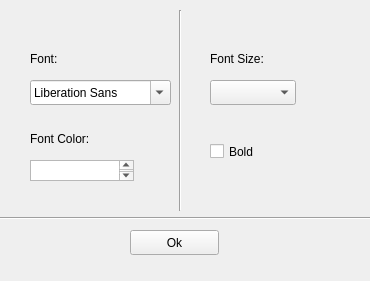
<?xml version="1.0" encoding="UTF-8"?>
<ui version="4.0">
 <class>FontWindow</class>
 <widget class="QWidget" name="FontWindow">
  <property name="geometry">
   <rect>
    <x>0</x>
    <y>0</y>
    <width>370</width>
    <height>281</height>
   </rect>
  </property>
  <property name="windowTitle">
   <string>Form</string>
  </property>
  <widget class="QLabel" name="label">
   <property name="geometry">
    <rect>
     <x>210</x>
     <y>50</y>
     <width>67</width>
     <height>17</height>
    </rect>
   </property>
   <property name="text">
    <string>Font Size:</string>
   </property>
  </widget>
  <widget class="Line" name="line">
   <property name="geometry">
    <rect>
     <x>170</x>
     <y>10</y>
     <width>20</width>
     <height>201</height>
    </rect>
   </property>
   <property name="orientation">
    <enum>Qt::Vertical</enum>
   </property>
  </widget>
  <widget class="QFontComboBox" name="fontComboBox">
   <property name="geometry">
    <rect>
     <x>30</x>
     <y>80</y>
     <width>141</width>
     <height>25</height>
    </rect>
   </property>
  </widget>
  <widget class="QLabel" name="label_2">
   <property name="geometry">
    <rect>
     <x>30</x>
     <y>50</y>
     <width>67</width>
     <height>17</height>
    </rect>
   </property>
   <property name="text">
    <string>Font:</string>
   </property>
  </widget>
  <widget class="Line" name="line_2">
   <property name="geometry">
    <rect>
     <x>0</x>
     <y>210</y>
     <width>371</width>
     <height>16</height>
    </rect>
   </property>
   <property name="orientation">
    <enum>Qt::Horizontal</enum>
   </property>
  </widget>
  <widget class="QLabel" name="label_3">
   <property name="geometry">
    <rect>
     <x>30</x>
     <y>130</y>
     <width>81</width>
     <height>17</height>
    </rect>
   </property>
   <property name="text">
    <string>Font Color:</string>
   </property>
  </widget>
  <widget class="QTextEdit" name="fontColor">
   <property name="geometry">
    <rect>
     <x>30</x>
     <y>160</y>
     <width>104</width>
     <height>21</height>
    </rect>
   </property>
  </widget>
  <widget class="QPushButton" name="pushButton">
   <property name="geometry">
    <rect>
     <x>130</x>
     <y>230</y>
     <width>89</width>
     <height>25</height>
    </rect>
   </property>
   <property name="text">
    <string>Ok</string>
   </property>
  </widget>
  <widget class="QComboBox" name="fontSize">
   <property name="geometry">
    <rect>
     <x>210</x>
     <y>80</y>
     <width>86</width>
     <height>25</height>
    </rect>
   </property>
  </widget>
  <widget class="QCheckBox" name="checkBold">
   <property name="geometry">
    <rect>
     <x>210</x>
     <y>140</y>
     <width>92</width>
     <height>23</height>
    </rect>
   </property>
   <property name="text">
    <string>Bold</string>
   </property>
  </widget>
 </widget>
 <resources/>
 <connections/>
</ui>
